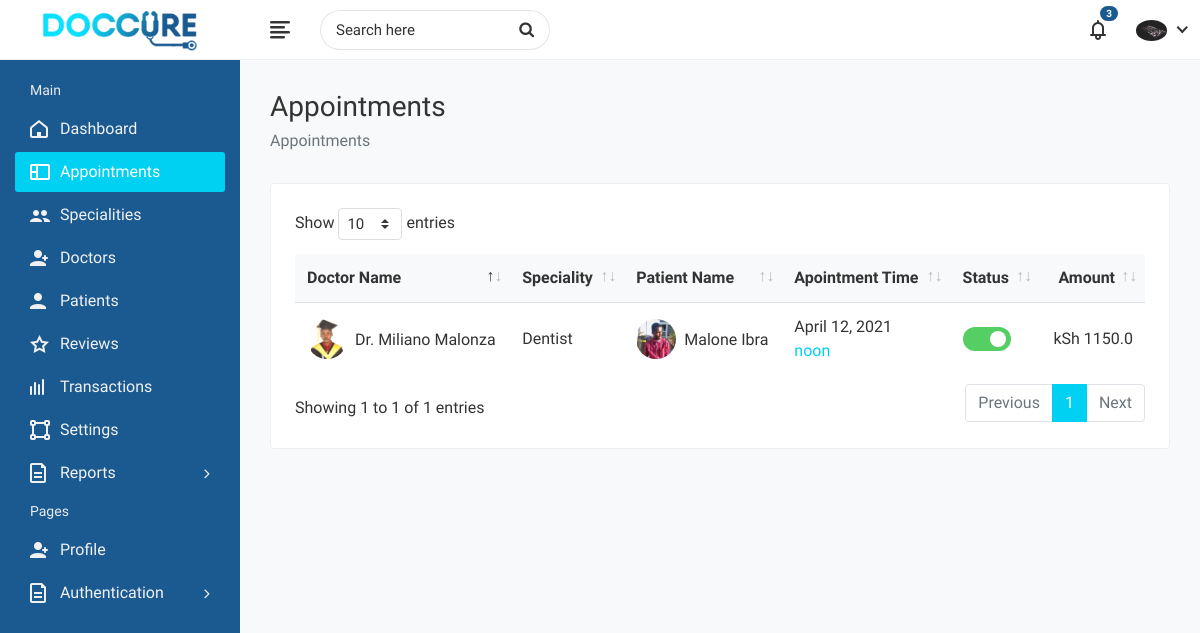
Page /administrators/appointment-list/ (signed in) on the committed database.
### administrators/models.py (models this page shows)
class Admin(models.Model):
	user = models.OneToOneField(User, on_delete=models.CASCADE)
	image = models.ImageField('Profile Image', upload_to='Image/Administrator',
		max_length=500, default='dummy.png')
	first_name = models.CharField('First Name', max_length=50)
	second_name =  models.CharField('Second Name', max_length=50)
	d_o_b = models.DateField('Date of Birth')
	phone_no = models.CharField('Phone Number', max_length=50)
	email = models.EmailField('Email', max_length=250)
	address_line = models.CharField('Address Line', max_length=200, blank=True)
	country = models.CharField('Country', max_length=100, blank=True)
	county = models.CharField('County', max_length=100, blank=True)
	town = models.CharField('Town', max_length=100, blank=True)\
	def __str__(self):
		return self.first_name+" "+self.second_name

### appointments/models.py (models this page shows, shortened)
class Appointment(models.Model):
	doctor = models.ForeignKey(Doctor, on_delete=models.CASCADE)
	patient = models.ForeignKey(Patient, on_delete=models.CASCADE)
	purpose = models.CharField('Purpose', max_length=50)
	category = models.CharField('Type', max_length=50)
	amount = models.FloatField('Amount', default=0.00)
	status = models.CharField('Status', max_length=50)
	date = models.DateTimeField('Appointment Date', auto_now_add=True)
	booking_date = models.DateTimeField('Booking Date')
	follow_up_date = models.DateTimeField('Follow Up', null=True)

class Doctor(models.Model):
	user = models.OneToOneField(User, on_delete=models.CASCADE)
	image = models.ImageField('Profile Image', upload_to='Image/Doctors',
		max_length=500, default='dummy.png')
	first_name = models.CharField('First Name', max_length=50)
	second_name =  models.CharField('Second Name', max_length=50)
	title = models.CharField('Title', max_length=200, default='Dr.')
	phone_no = models.CharField('Phone Number', max_length=50)
	email = models.EmailField('Email', max_length=250)
	gender = models.CharField('Gender', max_length=10)
	d_o_b = models.DateField('Date of Birth', blank=True)
	biography = models.CharField('Biography', max_length=1000, blank=True)
	address_line1 = models.CharField('Address Line 1', max_length=200, blank=True)
	address_line2 = models.CharField('Address Line 2', max_length=200, blank=True)
	country = models.CharField('Country', max_length=100, blank=True)
	county = models.CharField('County', max_length=100, blank=True)
	town = models.CharField('Town', max_length=100, blank=True)
	pricing =  models.FloatField('Amount', default=0.00)
	services = models.CharField('Services', max_length=1000, blank=True)
	specialization = models.CharField('Specialization', max_length=1000, blank=True)
	clinic = models.CharField('Clinic', max_length=100, blank=True)
	clinic_address = models.CharField('Clinic Address', max_length=100, blank=True)
	speciality = models.OneToOneField(Speciality, on_delete=models.CASCADE)
	''' user, image, first_name, second_name, title, phone_no, email, gender, d_o_b, biography,
	address_line1, address_line2, country, county, town, pricing, services, specialization, clinic,
	clinic_address, speciality'''
	def full_name(self):
		return self.title + " " + self.first_name + " " + self.second_name

class Speciality(models.Model):
	name = models.CharField('Name', max_length=100)
	image = models.ImageField('Image', upload_to='Image/Speciality', max_length=500)

class Patient(models.Model):
	user = models.OneToOneField(User, on_delete=models.CASCADE)
	image = models.ImageField('Profile Image', upload_to='Image/Patient/Profile/',
		max_length=500, default='dummy.png')
	first_name = models.CharField('First Name', max_length=50)
	second_name = models.CharField('Second Name', max_length=50)
	d_o_b = models.DateField('Date Of Birth')
	gender = models.CharField('Gender', max_length=10)
	email = models.CharField('Email', max_length=50)
	phone_no = models.CharField('Phone Number', max_length=20)
	blood_group = models.CharField('Blood Group', max_length=5)
	country = models.CharField('Country', max_length=50)
	county = models.CharField('County', max_length=50)
	town = models.CharField('Town', max_length=50)
	street_lane = models.CharField('Street/Lane', max_length=50)
	def __str__(self):
		return self.first_name +' '+self.second_name

### administrators/views.py (the view)
# urls.py: path('appointment-list/', views.appointment_list, name='appointment-list'),
@login_required(login_url='/login/')
@user_passes_test(check_admin, login_url='/login/')
@user_passes_test(check_settings, login_url='/administrators/profile/')
def appointment_list(request):
	profile = Admin.objects.get(user=request.user.id)
	appointments = Appointment.objects.all()
	return render(request, 'administrators/appointment-list.html', {'profile': profile,
		'appointments': appointments})

### administrators/views.py (called while the page is built)
def check_admin(user):
	return user.is_superuser

def check_settings(user):
	profile = Admin.objects.filter(user=user.id)
	return profile.count()>=1

### administrators/templates/administrators/appointment-list.html (shortened to what this page needs)
{% extends "administrators/base.html" %}
{% load static %}
{% block css %}
	<link rel="stylesheet" href="{% static 'administrators/plugins/datatables/datatables.min.css' %}">
{% endblock %}
{% block sidenav %}
	<li>
		<a href="{% url 'admin-dashboard' %}"><i class="fe fe-home"></i> <span>Dashboard</span></a>
	</li>
	<li class="active">
		<a href="{% url 'appointment-list' %}"><i class="fe fe-layout"></i> <span>Appointments</span></a>
	</li>
	<li>
		<a href="{% url 'specialities' %}"><i class="fe fe-users"></i> <span>Specialities</span></a>
	</li>
	<li>
		<a href="{% url 'doctor-list' %}"><i class="fe fe-user-plus"></i> <span>Doctors</span></a>
	</li>
	<li>
		<a href="{% url 'patient-list' %}"><i class="fe fe-user"></i> <span>Patients</span></a>
	</li>
	<li>
		<a href="{% url 'admin-reviews' %}"><i class="fe fe-star-o"></i> <span>Reviews</span></a>
	</li>
	<li>
		<a href="{% url 'transactions-list' %}"><i class="fe fe-activity"></i> <span>Transactions</span></a>
	</li>
	<li>
		<a href="{% url 'settings' %}"><i class="fe fe-vector"></i> <span>Settings</span></a>
	</li>
	<li class="submenu">
		<a href="#"><i class="fe fe-document"></i> <span> Reports</span> <span class="menu-arrow"></span></a>
	</li>
	<li class="menu-title">
		<span>Pages</span>
	</li>
	<li>
		<a href="{% url 'profile' %}"><i class="fe fe-user-plus"></i> <span>Profile</span></a>
	</li>
	<li class="submenu">
		<a href="#"><i class="fe fe-document"></i> <span> Authentication </span> <span class="menu-arrow"></span></a>
	</li>
{% endblock %}
{% block breadcrumb %}Appointments{% endblock %}
{% block breadcrumb1 %}Appointments{% endblock %}
{% block content %}
	<div class="row">
		<div class="col-md-12">
			<div class="card">
				<div class="card-body">
					<div class="table-responsive">
						<table class="datatable table table-hover table-center mb-0">
							<thead>
								<tr>
									<th>Doctor Name</th>
									<th>Speciality</th>
									<th>Patient Name</th>
									<th>Apointment Time</th>
									<th>Status</th>
									<th class="text-right">Amount</th>
								</tr>
							</thead>
							<tbody>
							{% for appointment in appointments %}
								<tr>
									<td>
										<h2 class="table-avatar">
											<a href="profile.html" class="avatar avatar-sm mr-2"><img class="avatar-img rounded-circle" src="{{appointment.doctor.image.url}}" alt="User Image"></a>
											<a href="profile.html">{{appointment.doctor.full_name}}</a>
										</h2>
									</td>
									<td>{{appointment.doctor.speciality.name}}</td>
									<td>
										<h2 class="table-avatar">
											<a href="profile.html" class="avatar avatar-sm mr-2"><img class="avatar-img rounded-circle" src="{{appointment.patient.image.url}}" alt="User Image"></a>
											<a href="profile.html">{{appointment.patient}}</a>
										</h2>
									</td>
									<td>{{appointment.booking_date.date}} <span class="text-primary d-block">{{appointment.booking_date.time}}</span></td>
									<td>
										<div class="status-toggle">
											<label for="status_1" class="checktoggle">checkbox</label>
										</div>
									</td>
									<td class="text-right">
										kSh {{appointment.amount}}
									</td>
								</tr>
							{% endfor %}
							</tbody>
						</table>
					</div>
				</div>
			</div>
		</div>
	</div>
{% endblock %}

### administrators/templates/administrators/base.html (shortened to what this page needs)
<!DOCTYPE html>
<html lang="en">
	<head>
		{% load static %}
        <link rel="stylesheet" href="{% static 'administrators/css/bootstrap.min.css' %}">
        <link rel="stylesheet" href="{% static 'administrators/css/font-awesome.min.css' %}">
        <link rel="stylesheet" href="{% static 'administrators/css/feathericon.min.css' %}">
        <link rel="stylesheet" href="{% static 'administrators/css/style.css' %}">
        {% block css %}
		{% endblock %}
    </head>
    <body>
        <div class="main-wrapper">
            <div class="header">
                <div class="header-left">
                    <a href="{% url 'index' %}" class="logo">
						<img src="{% static 'administrators/img/logo.png' %}" alt="Logo">
					</a>
                </div>
				<a href="javascript:void(0);" id="toggle_btn">
					<i class="fe fe-text-align-left"></i>
				</a>
				<div class="top-nav-search">
					<form>
						<input type="text" class="form-control" placeholder="Search here">
						<button class="btn" type="submit"><i class="fa fa-search"></i></button>
					</form>
				</div>
				<ul class="nav user-menu">
					<li class="nav-item dropdown noti-dropdown">
						<a href="#" class="dropdown-toggle nav-link" data-toggle="dropdown">
							<i class="fe fe-bell"></i> <span class="badge badge-pill">3</span>
						</a>
					</li>
					<li class="nav-item dropdown has-arrow">
						<a href="#" class="dropdown-toggle nav-link" data-toggle="dropdown">
							<span class="user-img"><img class="rounded-circle" src="{{profile.image.url}}" width="31" alt="Ryan Taylor"></span>
						</a>
					</li>
				</ul>
            </div>
            <div class="sidebar" id="sidebar">
                <div class="sidebar-inner slimscroll">
					<div id="sidebar-menu" class="sidebar-menu">
						<ul>
							<li class="menu-title">
								<span>Main</span>
							</li>
							{% block sidenav %}
							{% endblock %}
						</ul>
					</div>
                </div>
            </div>
            <div class="page-wrapper">
                <div class="content container-fluid">
					<div class="page-header">
						<div class="row">
							<div class="col-sm-12">
								<h3 class="page-title">{% block breadcrumb %}{% endblock %}</h3>
								<ul class="breadcrumb">
									<li class="breadcrumb-item active">{% block breadcrumb1 %}{% endblock %}</li>
								</ul>
							</div>
						</div>
					</div>
					{% block content %}
					{% endblock %}
				</div>
			</div>
        </div>
    </body>
</html>

### rows in the picture
Admin: image (picture)
Appointment: doctor.image (picture), doctor.full_name "Dr. Miliano Malonza", doctor.speciality.name "Dentist", patient.image (picture), patient "Malone Ibra", booking_date "April 12, 2021", booking_date.time "noon", amount "1150.0"
